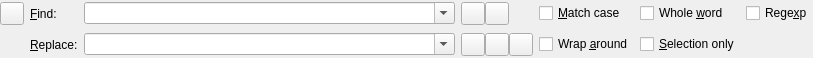
<?xml version="1.0" encoding="UTF-8"?>
<ui version="4.0">
 <class>ReplaceWidget</class>
 <widget class="QWidget" name="ReplaceWidget">
  <property name="geometry">
   <rect>
    <x>0</x>
    <y>0</y>
    <width>813</width>
    <height>58</height>
   </rect>
  </property>
  <property name="sizePolicy">
   <sizepolicy hsizetype="MinimumExpanding" vsizetype="Preferred">
    <horstretch>0</horstretch>
    <verstretch>0</verstretch>
   </sizepolicy>
  </property>
  <property name="windowTitle">
   <string>Find and Replace</string>
  </property>
  <layout class="QGridLayout" name="gridLayout">
   <property name="leftMargin">
    <number>0</number>
   </property>
   <property name="topMargin">
    <number>0</number>
   </property>
   <property name="rightMargin">
    <number>0</number>
   </property>
   <property name="bottomMargin">
    <number>0</number>
   </property>
   <item row="0" column="0">
    <widget class="QToolButton" name="closeButton">
     <property name="toolTip">
      <string>Press to close the window</string>
     </property>
     <property name="text">
      <string/>
     </property>
    </widget>
   </item>
   <item row="0" column="1">
    <widget class="QLabel" name="label">
     <property name="text">
      <string>&amp;Find:</string>
     </property>
     <property name="buddy">
      <cstring>findtextCombo</cstring>
     </property>
    </widget>
   </item>
   <item row="0" column="2">
    <widget class="QComboBox" name="findtextCombo">
     <property name="sizePolicy">
      <sizepolicy hsizetype="Expanding" vsizetype="Fixed">
       <horstretch>0</horstretch>
       <verstretch>0</verstretch>
      </sizepolicy>
     </property>
     <property name="minimumSize">
      <size>
       <width>300</width>
       <height>0</height>
      </size>
     </property>
     <property name="editable">
      <bool>true</bool>
     </property>
     <property name="insertPolicy">
      <enum>QComboBox::InsertAtTop</enum>
     </property>
     <property name="duplicatesEnabled">
      <bool>false</bool>
     </property>
    </widget>
   </item>
   <item row="0" column="3">
    <layout class="QHBoxLayout" name="horizontalLayout">
     <property name="spacing">
      <number>0</number>
     </property>
     <property name="rightMargin">
      <number>24</number>
     </property>
     <item>
      <widget class="QToolButton" name="findPrevButton">
       <property name="toolTip">
        <string>Press to find the previous occurrence</string>
       </property>
      </widget>
     </item>
     <item>
      <widget class="QToolButton" name="findNextButton">
       <property name="toolTip">
        <string>Press to find the next occurrence</string>
       </property>
      </widget>
     </item>
    </layout>
   </item>
   <item row="0" column="4">
    <widget class="QCheckBox" name="caseCheckBox">
     <property name="text">
      <string>&amp;Match case</string>
     </property>
    </widget>
   </item>
   <item row="0" column="5">
    <widget class="QCheckBox" name="wordCheckBox">
     <property name="text">
      <string>Whole &amp;word</string>
     </property>
    </widget>
   </item>
   <item row="0" column="6">
    <widget class="QCheckBox" name="regexpCheckBox">
     <property name="text">
      <string>Rege&amp;xp</string>
     </property>
    </widget>
   </item>
   <item row="1" column="1">
    <widget class="QLabel" name="label_2">
     <property name="text">
      <string>&amp;Replace:</string>
     </property>
     <property name="buddy">
      <cstring>replacetextCombo</cstring>
     </property>
    </widget>
   </item>
   <item row="1" column="2">
    <widget class="QComboBox" name="replacetextCombo">
     <property name="sizePolicy">
      <sizepolicy hsizetype="Expanding" vsizetype="Fixed">
       <horstretch>0</horstretch>
       <verstretch>0</verstretch>
      </sizepolicy>
     </property>
     <property name="minimumSize">
      <size>
       <width>300</width>
       <height>0</height>
      </size>
     </property>
     <property name="editable">
      <bool>true</bool>
     </property>
     <property name="insertPolicy">
      <enum>QComboBox::InsertAtTop</enum>
     </property>
     <property name="duplicatesEnabled">
      <bool>false</bool>
     </property>
    </widget>
   </item>
   <item row="1" column="3">
    <layout class="QHBoxLayout" name="horizontalLayout_2">
     <property name="spacing">
      <number>0</number>
     </property>
     <item>
      <widget class="QToolButton" name="replaceButton">
       <property name="toolTip">
        <string>Press to replace the selection</string>
       </property>
      </widget>
     </item>
     <item>
      <widget class="QToolButton" name="replaceSearchButton">
       <property name="toolTip">
        <string>Press to replace the selection and search for the next occurence</string>
       </property>
      </widget>
     </item>
     <item>
      <widget class="QToolButton" name="replaceAllButton">
       <property name="toolTip">
        <string>Press to replace all occurrences</string>
       </property>
      </widget>
     </item>
    </layout>
   </item>
   <item row="1" column="4">
    <widget class="QCheckBox" name="wrapCheckBox">
     <property name="text">
      <string>Wrap &amp;around</string>
     </property>
    </widget>
   </item>
   <item row="1" column="5">
    <widget class="QCheckBox" name="selectionCheckBox">
     <property name="text">
      <string>&amp;Selection only</string>
     </property>
    </widget>
   </item>
  </layout>
 </widget>
 <tabstops>
  <tabstop>findtextCombo</tabstop>
  <tabstop>replacetextCombo</tabstop>
  <tabstop>caseCheckBox</tabstop>
  <tabstop>wordCheckBox</tabstop>
  <tabstop>regexpCheckBox</tabstop>
  <tabstop>wrapCheckBox</tabstop>
  <tabstop>selectionCheckBox</tabstop>
  <tabstop>findNextButton</tabstop>
  <tabstop>findPrevButton</tabstop>
  <tabstop>replaceButton</tabstop>
  <tabstop>replaceSearchButton</tabstop>
  <tabstop>replaceAllButton</tabstop>
  <tabstop>closeButton</tabstop>
 </tabstops>
 <resources/>
 <connections/>
</ui>
